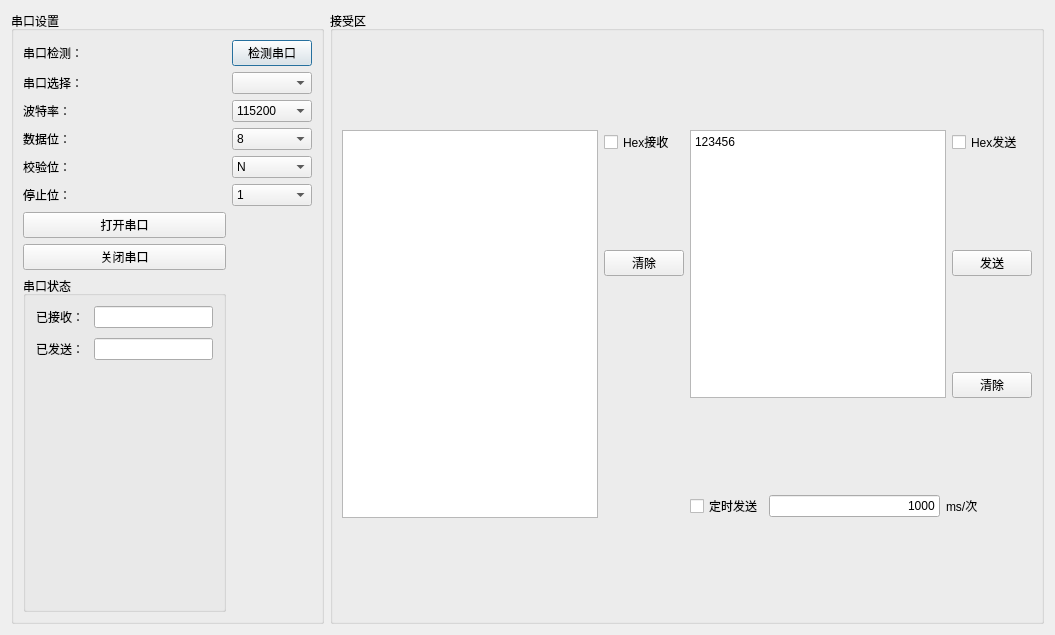
<?xml version="1.0" encoding="UTF-8"?>
<ui version="4.0">
 <class>Form</class>
 <widget class="QWidget" name="Form">
  <property name="geometry">
   <rect>
    <x>0</x>
    <y>0</y>
    <width>1055</width>
    <height>635</height>
   </rect>
  </property>
  <property name="windowTitle">
   <string>Form</string>
  </property>
  <layout class="QGridLayout" name="gridLayout_2">
   <item row="0" column="1">
    <widget class="QGroupBox" name="verticalGroupBox">
     <property name="title">
      <string>接受区</string>
     </property>
     <layout class="QGridLayout" name="gridLayout_3">
      <item row="0" column="0" rowspan="4">
       <widget class="QTextBrowser" name="s2__receive_text"/>
      </item>
      <item row="0" column="1">
       <widget class="QCheckBox" name="hex_receive">
        <property name="text">
         <string>Hex接收</string>
        </property>
       </widget>
      </item>
      <item row="0" column="2" rowspan="3" colspan="3">
       <widget class="QTextEdit" name="s3__send_text">
        <property name="html">
         <string>&lt;!DOCTYPE HTML PUBLIC &quot;-//W3C//DTD HTML 4.0//EN&quot; &quot;http://www.w3.org/TR/REC-html40/strict.dtd&quot;&gt;
&lt;html&gt;&lt;head&gt;&lt;meta name=&quot;qrichtext&quot; content=&quot;1&quot; /&gt;&lt;style type=&quot;text/css&quot;&gt;
p, li { white-space: pre-wrap; }
&lt;/style&gt;&lt;/head&gt;&lt;body style=&quot; font-family:'Ubuntu'; font-size:11pt; font-weight:400; font-style:normal;&quot;&gt;
&lt;p style=&quot; margin-top:0px; margin-bottom:0px; margin-left:0px; margin-right:0px; -qt-block-indent:0; text-indent:0px;&quot;&gt;&lt;span style=&quot; font-family:'SimSun'; font-size:9pt;&quot;&gt;123456&lt;/span&gt;&lt;/p&gt;&lt;/body&gt;&lt;/html&gt;</string>
        </property>
       </widget>
      </item>
      <item row="0" column="5">
       <widget class="QCheckBox" name="hex_send">
        <property name="text">
         <string>Hex发送</string>
        </property>
       </widget>
      </item>
      <item row="1" column="1">
       <widget class="QPushButton" name="s2__clear_button">
        <property name="text">
         <string>清除</string>
        </property>
       </widget>
      </item>
      <item row="1" column="5">
       <widget class="QPushButton" name="s3__send_button">
        <property name="text">
         <string>发送</string>
        </property>
       </widget>
      </item>
      <item row="2" column="5">
       <widget class="QPushButton" name="s3__clear_button">
        <property name="text">
         <string>清除</string>
        </property>
       </widget>
      </item>
      <item row="3" column="2">
       <widget class="QCheckBox" name="timer_send_cb">
        <property name="text">
         <string>定时发送</string>
        </property>
       </widget>
      </item>
      <item row="3" column="3">
       <widget class="QLineEdit" name="lineEdit_3">
        <property name="text">
         <string>1000</string>
        </property>
        <property name="alignment">
         <set>Qt::AlignRight|Qt::AlignTrailing|Qt::AlignVCenter</set>
        </property>
       </widget>
      </item>
      <item row="3" column="4" colspan="2">
       <widget class="QLabel" name="dw">
        <property name="text">
         <string>ms/次</string>
        </property>
       </widget>
      </item>
      <item row="4" column="0" colspan="6">
       <layout class="QVBoxLayout" name="PyqtgraphWorkspace"/>
      </item>
     </layout>
    </widget>
   </item>
   <item row="0" column="0">
    <widget class="QGroupBox" name="formGroupBox">
     <property name="title">
      <string>串口设置</string>
     </property>
     <layout class="QGridLayout" name="gridLayout">
      <item row="4" column="0">
       <widget class="QLabel" name="s1__lb_5">
        <property name="text">
         <string>校验位：</string>
        </property>
       </widget>
      </item>
      <item row="0" column="1">
       <widget class="QPushButton" name="s1__box_1">
        <property name="text">
         <string>检测串口</string>
        </property>
        <property name="autoRepeatInterval">
         <number>100</number>
        </property>
        <property name="default">
         <bool>true</bool>
        </property>
       </widget>
      </item>
      <item row="3" column="0">
       <widget class="QLabel" name="s1__lb_4">
        <property name="text">
         <string>数据位：</string>
        </property>
       </widget>
      </item>
      <item row="1" column="0">
       <widget class="QLabel" name="s1__lb_2">
        <property name="text">
         <string>串口选择：</string>
        </property>
       </widget>
      </item>
      <item row="5" column="0">
       <widget class="QLabel" name="s1__lb_6">
        <property name="text">
         <string>停止位：</string>
        </property>
       </widget>
      </item>
      <item row="2" column="1">
       <widget class="QComboBox" name="s1__box_3">
        <item>
         <property name="text">
          <string>115200</string>
         </property>
        </item>
        <item>
         <property name="text">
          <string>2400</string>
         </property>
        </item>
        <item>
         <property name="text">
          <string>4800</string>
         </property>
        </item>
        <item>
         <property name="text">
          <string>9600</string>
         </property>
        </item>
        <item>
         <property name="text">
          <string>14400</string>
         </property>
        </item>
        <item>
         <property name="text">
          <string>19200</string>
         </property>
        </item>
        <item>
         <property name="text">
          <string>38400</string>
         </property>
        </item>
        <item>
         <property name="text">
          <string>57600</string>
         </property>
        </item>
        <item>
         <property name="text">
          <string>76800</string>
         </property>
        </item>
        <item>
         <property name="text">
          <string>12800</string>
         </property>
        </item>
        <item>
         <property name="text">
          <string>230400</string>
         </property>
        </item>
        <item>
         <property name="text">
          <string>460800</string>
         </property>
        </item>
       </widget>
      </item>
      <item row="4" column="1">
       <widget class="QComboBox" name="s1__box_5">
        <item>
         <property name="text">
          <string>N</string>
         </property>
        </item>
       </widget>
      </item>
      <item row="7" column="0">
       <widget class="QPushButton" name="close_button">
        <property name="text">
         <string>关闭串口</string>
        </property>
       </widget>
      </item>
      <item row="2" column="0">
       <widget class="QLabel" name="s1__lb_3">
        <property name="text">
         <string>波特率：</string>
        </property>
       </widget>
      </item>
      <item row="3" column="1">
       <widget class="QComboBox" name="s1__box_4">
        <item>
         <property name="text">
          <string>8</string>
         </property>
        </item>
        <item>
         <property name="text">
          <string>7</string>
         </property>
        </item>
        <item>
         <property name="text">
          <string>6</string>
         </property>
        </item>
        <item>
         <property name="text">
          <string>5</string>
         </property>
        </item>
       </widget>
      </item>
      <item row="1" column="1">
       <widget class="QComboBox" name="s1__box_2"/>
      </item>
      <item row="8" column="0">
       <widget class="QGroupBox" name="formGroupBox">
        <property name="title">
         <string>串口状态</string>
        </property>
        <layout class="QFormLayout" name="formLayout_2">
         <property name="horizontalSpacing">
          <number>10</number>
         </property>
         <property name="verticalSpacing">
          <number>10</number>
         </property>
         <property name="leftMargin">
          <number>10</number>
         </property>
         <property name="topMargin">
          <number>10</number>
         </property>
         <property name="rightMargin">
          <number>10</number>
         </property>
         <property name="bottomMargin">
          <number>10</number>
         </property>
         <item row="0" column="0">
          <widget class="QLabel" name="label">
           <property name="text">
            <string>已接收：</string>
           </property>
          </widget>
         </item>
         <item row="0" column="1">
          <widget class="QLineEdit" name="lineEdit"/>
         </item>
         <item row="1" column="1">
          <widget class="QLineEdit" name="lineEdit_2"/>
         </item>
         <item row="1" column="0">
          <widget class="QLabel" name="label_2">
           <property name="text">
            <string>已发送：</string>
           </property>
          </widget>
         </item>
        </layout>
       </widget>
      </item>
      <item row="5" column="1">
       <widget class="QComboBox" name="s1__box_6">
        <item>
         <property name="text">
          <string>1</string>
         </property>
        </item>
       </widget>
      </item>
      <item row="0" column="0">
       <widget class="QLabel" name="s1__lb_1">
        <property name="text">
         <string>串口检测：</string>
        </property>
       </widget>
      </item>
      <item row="6" column="0">
       <widget class="QPushButton" name="open_button">
        <property name="text">
         <string>打开串口</string>
        </property>
       </widget>
      </item>
     </layout>
    </widget>
   </item>
  </layout>
 </widget>
 <resources/>
 <connections/>
</ui>
